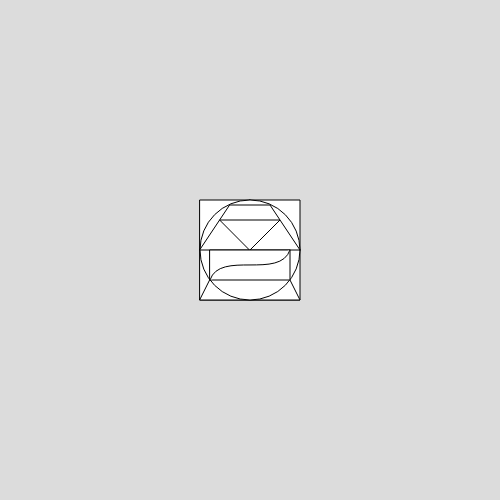
Frame 1 (no input)
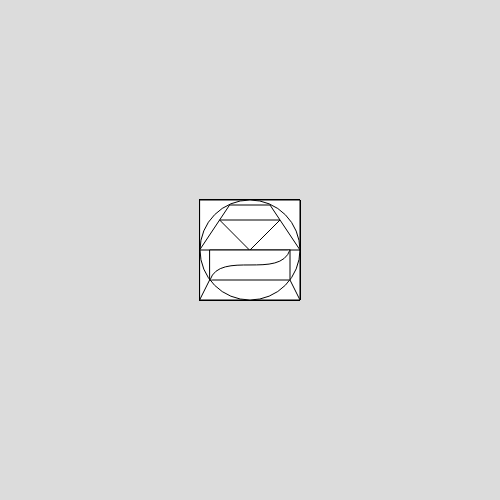
Frame 60 (no input)
Frame 120 (the mouse pressed at the canvas centre since frame 60): identical to frame 60, image omitted

The p5.js sketch that drew these frames (run headless with seeded random() and noise() and a simulated clock; from frame 60 on, the mouse is pressed at the canvas centre):

// p5.js sketch
// ── sketch.js
function setup() {
  createCanvas(500, 500);
  background(220);  
}

function draw() {
  
  rectMode(CENTER);
  rect(250,250,100,100);
  triangle(200,300,300,300,250,200)
  ellipse(250,250,100,100);
  quad(200, 250, 300, 250, 270, 205, 230, 205);
  triangle(220,220,280,220,250,250);
  rectMode(CORNER);
  rect(210,250,80,30) 
  bezier(210,280, 220, 250, 280, 280, 290, 250);
}
